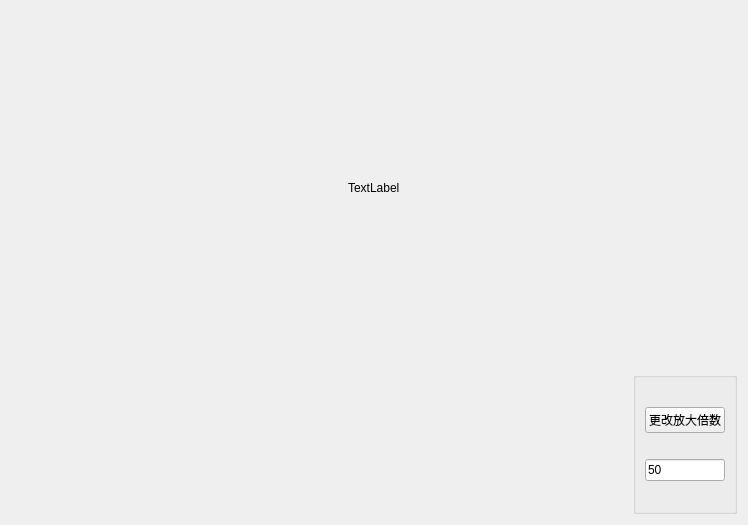
<?xml version="1.0" encoding="UTF-8"?>
<ui version="4.0">
 <class>DialogCorner</class>
 <widget class="QDialog" name="DialogCorner">
  <property name="geometry">
   <rect>
    <x>0</x>
    <y>0</y>
    <width>748</width>
    <height>525</height>
   </rect>
  </property>
  <property name="focusPolicy">
   <enum>Qt::TabFocus</enum>
  </property>
  <property name="windowTitle">
   <string>Dialog</string>
  </property>
  <layout class="QVBoxLayout" name="verticalLayout" stretch="5,2">
   <item>
    <widget class="QWidget" name="bigBorder" native="true">
     <layout class="QHBoxLayout" name="horizontalLayout_2">
      <property name="spacing">
       <number>0</number>
      </property>
      <property name="leftMargin">
       <number>0</number>
      </property>
      <property name="topMargin">
       <number>0</number>
      </property>
      <property name="rightMargin">
       <number>0</number>
      </property>
      <property name="bottomMargin">
       <number>0</number>
      </property>
      <item alignment="Qt::AlignHCenter|Qt::AlignVCenter">
       <widget class="QLabel" name="bigLabel">
        <property name="text">
         <string>TextLabel</string>
        </property>
       </widget>
      </item>
     </layout>
    </widget>
   </item>
   <item>
    <layout class="QHBoxLayout" name="horizontalLayout" stretch="10,1">
     <item>
      <widget class="QWidget" name="scaleBorder" native="true">
       <layout class="QHBoxLayout" name="horizontalLayout_3">
        <property name="spacing">
         <number>0</number>
        </property>
        <property name="leftMargin">
         <number>0</number>
        </property>
        <property name="topMargin">
         <number>0</number>
        </property>
        <property name="rightMargin">
         <number>0</number>
        </property>
        <property name="bottomMargin">
         <number>0</number>
        </property>
        <item alignment="Qt::AlignHCenter|Qt::AlignVCenter">
         <widget class="CornerClickLabel" name="scaleLabel">
          <property name="focusPolicy">
           <enum>Qt::ClickFocus</enum>
          </property>
          <property name="text">
           <string/>
          </property>
         </widget>
        </item>
       </layout>
      </widget>
     </item>
     <item>
      <widget class="QGroupBox" name="groupBox">
       <property name="focusPolicy">
        <enum>Qt::NoFocus</enum>
       </property>
       <property name="title">
        <string/>
       </property>
       <layout class="QVBoxLayout" name="verticalLayout_3">
        <item>
         <widget class="QPushButton" name="changeScale">
          <property name="focusPolicy">
           <enum>Qt::NoFocus</enum>
          </property>
          <property name="text">
           <string>更改放大倍数</string>
          </property>
         </widget>
        </item>
        <item>
         <widget class="QLineEdit" name="lineEdit">
          <property name="enabled">
           <bool>true</bool>
          </property>
          <property name="mouseTracking">
           <bool>false</bool>
          </property>
          <property name="focusPolicy">
           <enum>Qt::ClickFocus</enum>
          </property>
          <property name="text">
           <string>50</string>
          </property>
         </widget>
        </item>
       </layout>
      </widget>
     </item>
    </layout>
   </item>
  </layout>
 </widget>
 <customwidgets>
  <customwidget>
   <class>CornerClickLabel</class>
   <extends>QLabel</extends>
   <header>cornerclicklabel.h</header>
  </customwidget>
 </customwidgets>
 <resources/>
 <connections/>
</ui>
